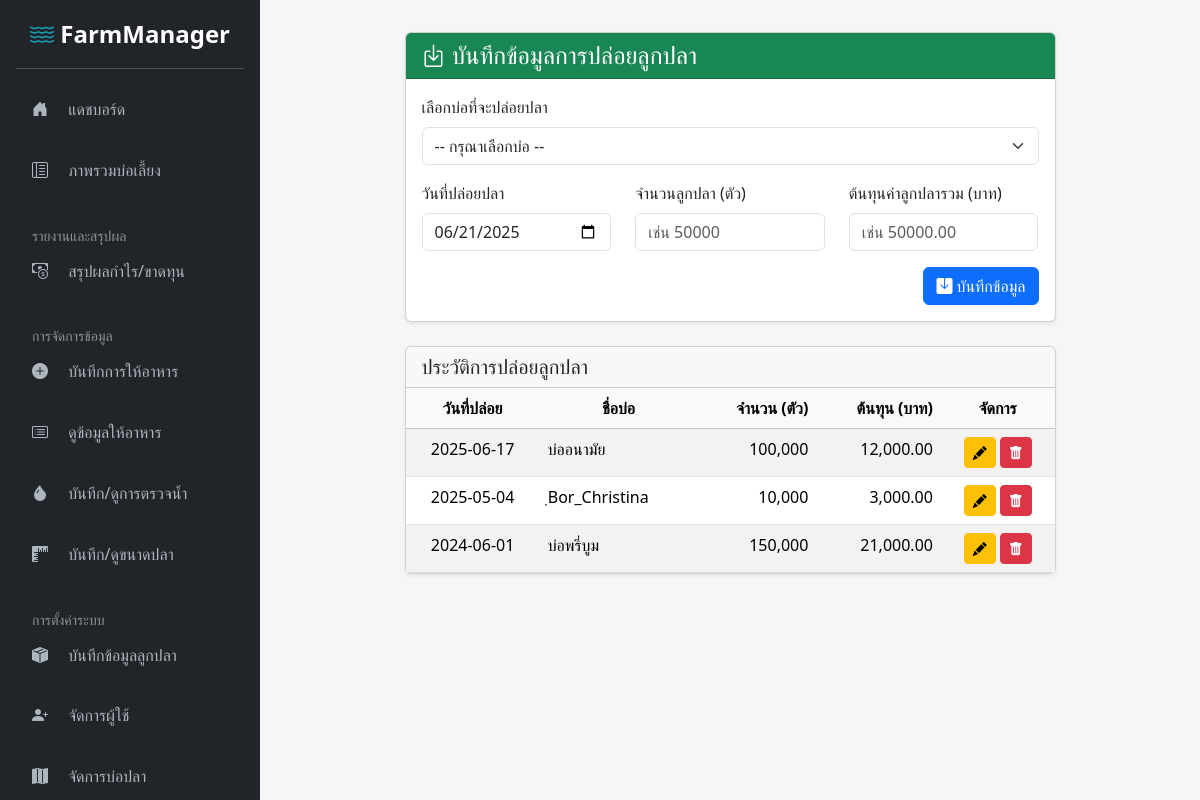
/add_fish_release.php (signed in), run on an earlier commit of the app's database.
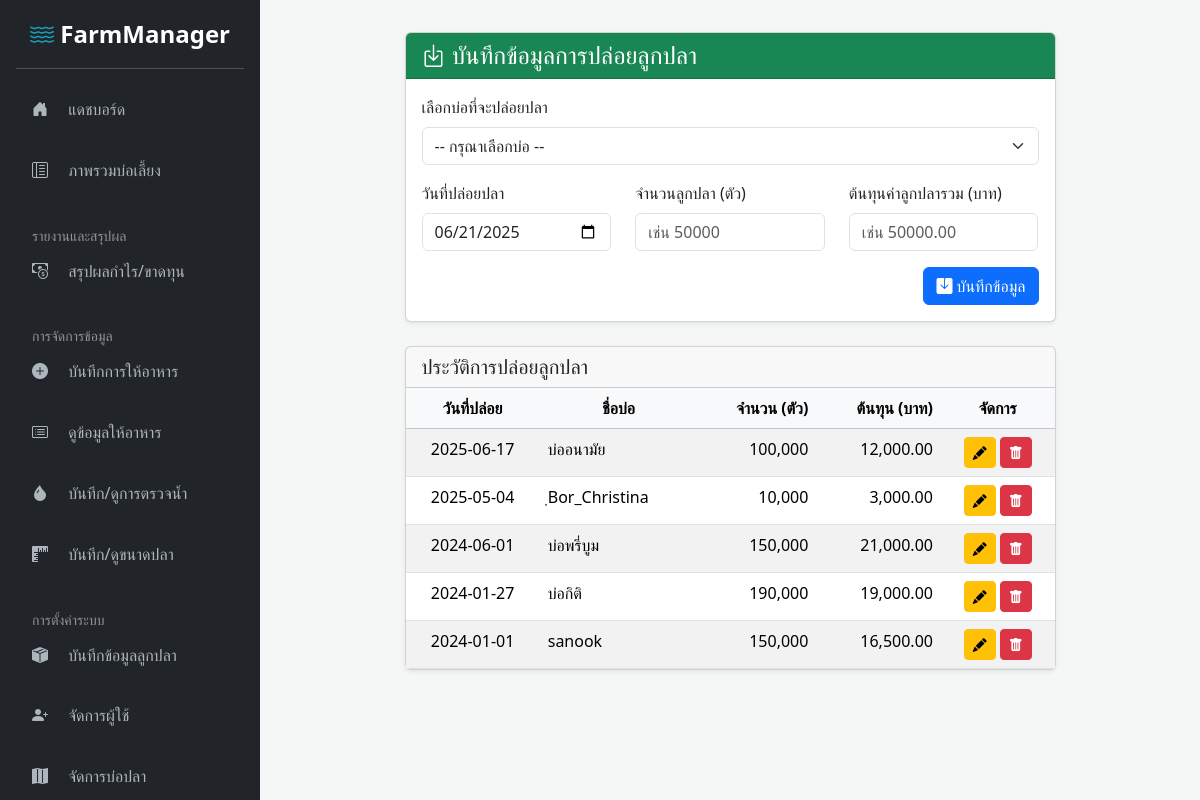
And on a later commit of the database.
### tables this page shows
CREATE TABLE `fish_releases` (
  `id` int(11) NOT NULL,
  `pond_id` int(11) NOT NULL,
  `release_date` date NOT NULL,
  `fish_amount` int(11) NOT NULL,
  `total_cost` decimal(10,2) DEFAULT 0.00,
  `created_at` timestamp NOT NULL DEFAULT current_timestamp()
);

CREATE TABLE `ponds` (
  `id` int(11) NOT NULL,
  `name` varchar(100) NOT NULL,
  `size_rai` float NOT NULL
);

### add_fish_release.php (the view, shortened to what this page needs)
<?php
include 'templates/sidebar_header.php';
$stmt_records = $conn->query("
    SELECT fr.*, p.name as pond_name
    FROM fish_releases fr
    JOIN ponds p ON fr.pond_id = p.id
    ORDER BY fr.release_date DESC, fr.id DESC
");
$release_records = $stmt_records->fetchAll(PDO::FETCH_ASSOC);
?>
<div class="row justify-content-center">
    <div class="col-lg-10 col-xl-9">
        <div class="card shadow-sm mb-4">
            <div class="card-header bg-success text-white">
                <h4 class="mb-0"><i class="bi bi-box-arrow-in-down"></i> บันทึกข้อมูลการปล่อยลูกปลา</h4>
            </div>
            <div class="card-body">
                <form method="post">
                    <div class="mb-3">
                        <label for="pond_id" class="form-label">เลือกบ่อที่จะปล่อยปลา</label>
                        <select name="pond_id" id="pond_id" class="form-select" required>
                            <option value="" disabled selected>-- กรุณาเลือกบ่อ --</option>
                        </select>
                    </div>
                    <div class="row">
                        <div class="col-md-4 mb-3">
                            <label for="release_date" class="form-label">วันที่ปล่อยปลา</label>
                            <input type="date" name="release_date" id="release_date" class="form-control" value="<?= date('Y-m-d') ?>" required>
                        </div>
                        <div class="col-md-4 mb-3">
                            <label for="fish_amount" class="form-label">จำนวนลูกปลา (ตัว)</label>
                            <input type="number" name="fish_amount" id="fish_amount" class="form-control" placeholder="เช่น 50000" required min="1">
                        </div>
                        <div class="col-md-4 mb-3">
                            <label for="total_cost" class="form-label">ต้นทุนค่าลูกปลารวม (บาท)</label>
                            <input type="number" step="0.01" name="total_cost" id="total_cost" class="form-control" placeholder="เช่น 50000.00" required min="0">
                        </div>
                    </div>
                    <div class="text-end">
                        <button type="submit" class="btn btn-primary"><i class="bi bi-save-fill"></i> บันทึกข้อมูล</button>
                    </div>
                </form>
            </div>
        </div>
        <div class="card shadow-sm">
            <div class="card-header"><h5 class="mb-0">ประวัติการปล่อยลูกปลา</h5></div>
            <div class="card-body p-0">
                <div class="table-responsive">
                    <table class="table table-striped table-hover mb-0">
                        <thead class="table-light"><tr class="text-center"><th>วันที่ปล่อย</th><th>ชื่อบ่อ</th><th class="text-end">จำนวน (ตัว)</th><th class="text-end">ต้นทุน (บาท)</th><th>จัดการ</th></tr></thead>
                        <tbody>
                            <?php if(!empty($release_records)): foreach ($release_records as $rec): ?>
                                <tr>
                                    <td class="text-center"><?=htmlspecialchars($rec['release_date'])?></td>
                                    <td><?=htmlspecialchars($rec['pond_name'])?></td>
                                    <td class="text-end"><?=number_format($rec['fish_amount'])?></td>
                                    <td class="text-end"><?=number_format($rec['total_cost'], 2)?></td>
                                    <td class="text-center">
                                        <a href="edit_fish_release.php?id=<?=$rec['id']?>" class="btn btn-warning btn-sm" title="แก้ไข"><i class="bi bi-pencil-fill"></i></a>
                                        <a href="add_fish_release.php?delete_id=<?=$rec['id']?>" class="btn btn-danger btn-sm" title="ลบ" onclick="return confirm('คุณแน่ใจว่าต้องการลบข้อมูลนี้?')"><i class="bi bi-trash-fill"></i></a>
                                    </td>
                                </tr>
                            <?php endforeach; else: ?>
                                <tr><td colspan="5" class="text-center text-muted p-3">ยังไม่มีข้อมูล</td></tr>
                            <?php endif; ?>
                        </tbody>
                    </table>
                </div>
            </div>
        </div>
    </div>
</div>
<?php
include 'templates/sidebar_footer.php';
?>

What changed in the data, as far as the page shows it:
added fish_releases: release_date "2024-01-27", pond.name "บ่อกิติ", fish_amount "190,000", total_cost "19,000.00"
added fish_releases: release_date "2024-01-01", pond.name "sanook", fish_amount "150,000", total_cost "16,500.00"
